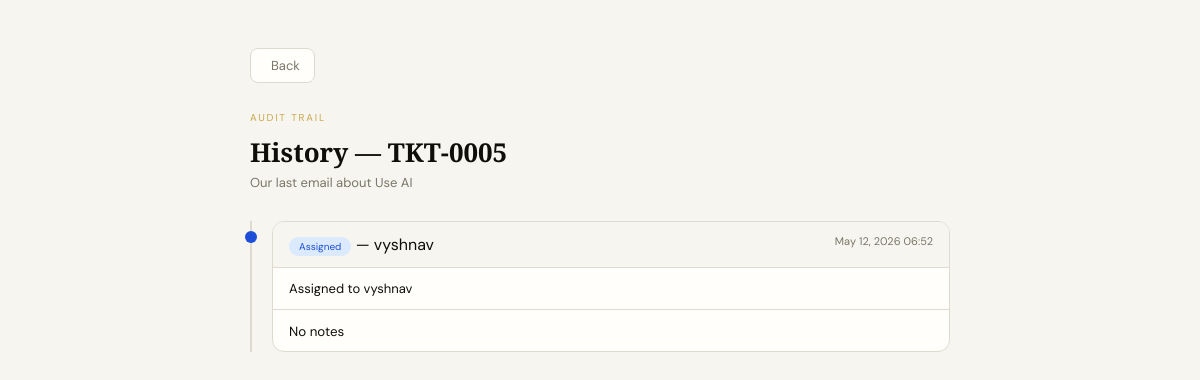
Page /ticket/5/history/ (signed in) on the committed database.
### myapp/models.py (models this page shows, shortened)
class Ticket(models.Model):
    STATUS_CHOICES = [
        ("unassigned",        "Unassigned"),
        ("assigned",    "Assigned"),
        ("closed",      "Closed"),
    ]
    ticket_number = models.CharField(max_length=20, unique=True, editable=False)
    mail_id  = models.CharField(max_length=50, unique=True)
    subject  = models.TextField(blank=True)
    sender   = models.CharField(max_length=255, blank=True)
    date     = models.CharField(max_length=100, blank=True)
    body     = models.TextField(blank=True)
    assigned_to = models.ForeignKey(Staff, null=True, blank=True, on_delete=models.SET_NULL, related_name="tickets" )
    status = models.CharField(max_length=20, choices=STATUS_CHOICES, default="unassigned")
    created_at = models.DateTimeField(auto_now_add=True)
    class Meta:
        ordering = ["-created_at"]

class TicketHistory(models.Model):
    ACTION_CHOICES = [
        ("assigned", "Assigned"),
        ("reassigned", "Reassigned"),
        ("closed", "Closed"),
        ("note", "Note Added"),
    ]
    ticket = models.ForeignKey(Ticket, on_delete=models.CASCADE, related_name="history")
    staff = models.ForeignKey(Staff, null=True, blank=True, on_delete=models.SET_NULL)
    action = models.CharField(max_length=20, choices=ACTION_CHOICES)
    description = models.TextField(blank=True)
    created_at = models.DateTimeField(auto_now_add=True)

class Staff(models.Model):
    name  = models.CharField(max_length=100)
    email = models.EmailField(unique=True)
    password = models.CharField(max_length=255)

### myapp/views.py (the view)
# urls.py: path("ticket/<int:ticket_id>/history/", views.ticket_history, name="ticket_history"),
def ticket_history(request, ticket_id):
    admin_logged = request.session.get("token")
    staff_email = request.session.get("staff_email")
    if not admin_logged and not staff_email:
        return redirect("login")
    ticket = get_object_or_404(Ticket, id=ticket_id)
    if staff_email and not admin_logged:
        staff = get_object_or_404(Staff, email=staff_email)
        if ticket.assigned_to != staff:
            return redirect("staff_asigned_ticket")
    history = ticket.history.all().order_by("created_at")
    grouped_history = []
    current_block = None
    for h in history:
        if h.action in ["assigned", "reassigned", "closed", "reopened"]:
            current_block = {
                "event": h,
                "notes": []
            }
            grouped_history.append(current_block)
        elif h.action == "note" and current_block:
            current_block["notes"].append(h)
    return render(request, "ticket_history.html", {
        "ticket": ticket,
        "grouped_history": grouped_history
    })

### templates/ticket_history.html (shortened to what this page needs)
<!DOCTYPE html>
<html>
<head>
  <link rel="stylesheet" href="https://cdn.jsdelivr.net/npm/@tabler/icons-webfont@latest/tabler-icons.min.css">
</head>
<body>
<div class="shell">
  {% if request.session.token %}
    <a href="{% url 'email_detail' mail_id=ticket.mail_id %}" class="back">
  {% else %}
    <a href="{% url 'staff_ticket_detail' ticket.id %}" class="back">
  {% endif %}
     Back
  </a>
  <div class="eyebrow">Audit Trail</div>
  <div class="page-title">History — {{ ticket.ticket_number }}</div>
  <div class="page-sub">{{ ticket.subject }}</div>
  {% if grouped_history %}
  <div class="timeline">
    {% for block in grouped_history %}
    <div class="block">
      <div class="dot"></div>
      <div class="card">
        <div class="card-header">
          <div>
            <span class="pill">{{ block.event.get_action_display }}</span>
            {% if block.event.staff %}
              — {{ block.event.staff.name }}
            {% endif %}
          </div>
          <div class="time">
            {{ block.event.created_at|date:"M d, Y H:i" }}
          </div>
        </div>
        <div class="card-body">
          {{ block.event.description }}
        </div>
        <div class="notes">
          {% if block.notes %}
            {% for note in block.notes %}
              <div class="note">
                {{ note.description }}<br>
                <small>{{ note.created_at }}</small>
              </div>
            {% endfor %}
          {% else %}
            <small>No notes</small>
          {% endif %}
        </div>
      </div>
    </div>
    {% endfor %}
  </div>
  {% else %}
    <div class="empty">
      No history found
    </div>
  {% endif %}
</div>
</body>
</html>

### templates/ticket_history.html (style rules this page uses)
*, *::before, *::after { box-sizing: border-box; margin: 0; padding: 0; }
:root { --ink: #0f0e0b; --paper: #f7f5f0; --cream: #edeae2; --gold: #c9a84c; --gold-light: #f0dfa0; --muted: #7a7669; --card: #fffefb; --border: #dedad0; --green: #15803d; --green-light: #dcfce7; --green-border: #86efac; --blue: #1d4ed8; --blue-light: #dbeafe; --blue-border: #93c5fd; --red: #b91c1c; --red-light: #fee2e2; --red-border: #fca5a5; --purple: #7c3aed; --purple-light: #ede9fe; --purple-border: #c4b5fd; }
body { font-family: 'DM Sans', sans-serif; background: var(--paper); min-height: 100vh; color: var(--ink); padding: 48px 24px 80px; }
.shell { max-width: 700px; margin: 0 auto; }
.back { display: inline-flex; align-items: center; gap: 6px; text-decoration: none; color: var(--muted); font-size: 13px; margin-bottom: 28px; padding: 8px 14px; border: 1px solid var(--border); border-radius: 8px; background: var(--card); }
.eyebrow { font-size: 10px; letter-spacing: 0.18em; text-transform: uppercase; color: var(--gold); margin-bottom: 10px; }
.page-title { font-family: 'Playfair Display', serif; font-size: 26px; font-weight: 700; margin-bottom: 4px; }
.page-sub { font-size: 13px; color: var(--muted); margin-bottom: 30px; }
.timeline { border-left: 2px solid var(--border); padding-left: 20px; }
.block { margin-bottom: 25px; position: relative; }
.dot { width: 12px; height: 12px; border-radius: 50%; position: absolute; left: -27px; top: 10px; background: var(--blue); }
.card { background: var(--card); border: 1px solid var(--border); border-radius: 12px; overflow: hidden; }
.card-header { padding: 12px 16px; border-bottom: 1px solid var(--border); display: flex; justify-content: space-between; background: var(--paper); }
.pill { font-size: 10px; padding: 3px 10px; border-radius: 20px; background: var(--blue-light); color: var(--blue); }
.time { font-size: 11px; color: var(--muted); }
.card-body { padding: 12px 16px; font-size: 13px; }
.notes { border-top: 1px solid var(--border); padding: 10px 16px; }

### rows in the picture
Ticket: ticket_number "TKT-0005", subject "Our last email about Use AI"
TicketHistory: event.action "Assigned", event.staff.name "vyshnav", event.created_at "May 12, 2026 06:52", event.description "Assigned to vyshnav"
